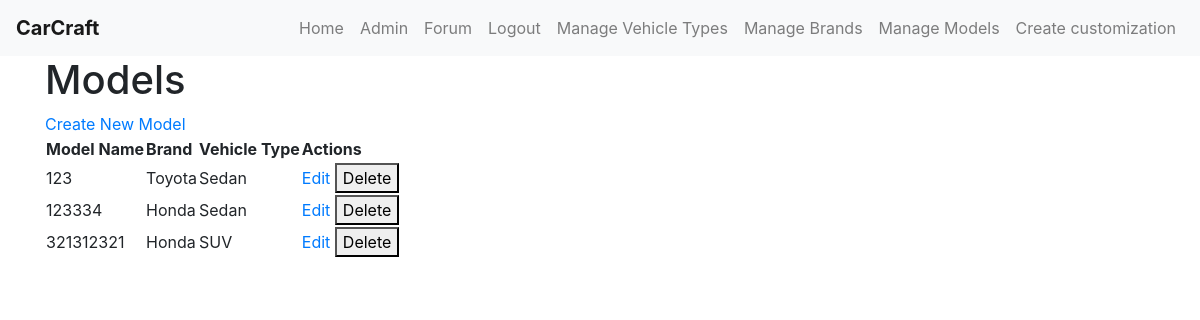
/models (signed in), run on an earlier commit of the app's database.
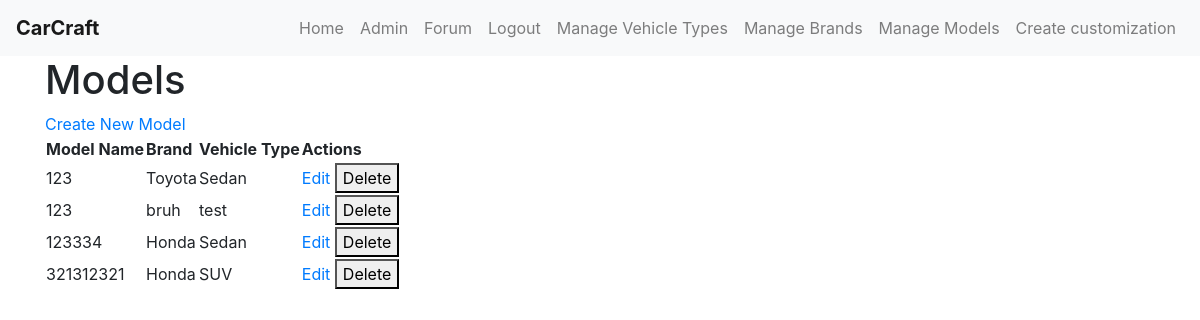
And on a later commit of the database.
### tables this page shows
CREATE TABLE model (
    model_id INTEGER PRIMARY KEY AUTOINCREMENT,
    brand_id INTEGER NOT NULL,
    type_id INTEGER NOT NULL,
    name VARCHAR(100) NOT NULL,
    FOREIGN KEY (brand_id) REFERENCES brand(brand_id),
    FOREIGN KEY (type_id) REFERENCES vehicle_type(type_id)
);

CREATE TABLE brand (
    brand_id INTEGER PRIMARY KEY AUTOINCREMENT,
    name VARCHAR(20)
);

CREATE TABLE vehicle_type (
    type_id INTEGER PRIMARY KEY AUTOINCREMENT,
    name VARCHAR(20) NOT NULL
);

### app.py (the view)
@app.route('/models')
@login_required
def models():
    conn = get_db_connection()
    models = conn.execute('''
        SELECT model.model_id, model.name as model_name, brand.name as brand_name, vehicle_type.name as type_name
        FROM model
        JOIN brand ON model.brand_id = brand.brand_id
        JOIN vehicle_type ON model.type_id = vehicle_type.type_id
        ORDER BY model.name
    ''').fetchall()
    conn.close()
    return render_template('model.html', models=models)

### app.py (called while the page is built)
def get_db_connection():
    conn = sqlite3.connect(DATABASE)
    conn.row_factory = sqlite3.Row  # This enables column access by name: row['column_name']
    return conn

@login_manager.user_loader
def load_user(user_id):
    return User.get(user_id)

    @staticmethod
    def get(user_id):
        conn = get_db_connection()
        user_data = conn.execute('SELECT * FROM user WHERE user_id = ?', (user_id,)).fetchone()
        conn.close()
        if user_data:
            return User(
                user_id=user_data['user_id'],
                username=user_data['username'],
                email=user_data['email'],
                password_hash=user_data['password_hash'],
                admin=bool(user_data['admin'])
            )
        return None

### templates/model.html (shortened to what this page needs)
{% extends "base.html" %}
{% block content %}
<h1>Models</h1>
<a href="{{ url_for('create_model') }}">Create New Model</a>
<table>
    <tr>
        <th>Model Name</th>
        <th>Brand</th>
        <th>Vehicle Type</th>
        <th>Actions</th>
    </tr>
    {% for model in models %}
    <tr>
        <td>{{ model['model_name'] }}</td>
        <td>{{ model['brand_name'] }}</td>
        <td>{{ model['type_name'] }}</td>
        <td>
            <a href="{{ url_for('edit_model', model_id=model['model_id']) }}">Edit</a>
            <form action="{{ url_for('delete_model', model_id=model['model_id']) }}" method="POST" style="display:inline;">
                <button type="submit" onclick="return confirm('Are you sure?')">Delete</button>
            </form>
        </td>
    </tr>
    {% endfor %}
</table>
{% endblock %}

What changed in the data, as far as the page shows it:
added model: model_name "123", brand_name "bruh", type_name "test"
